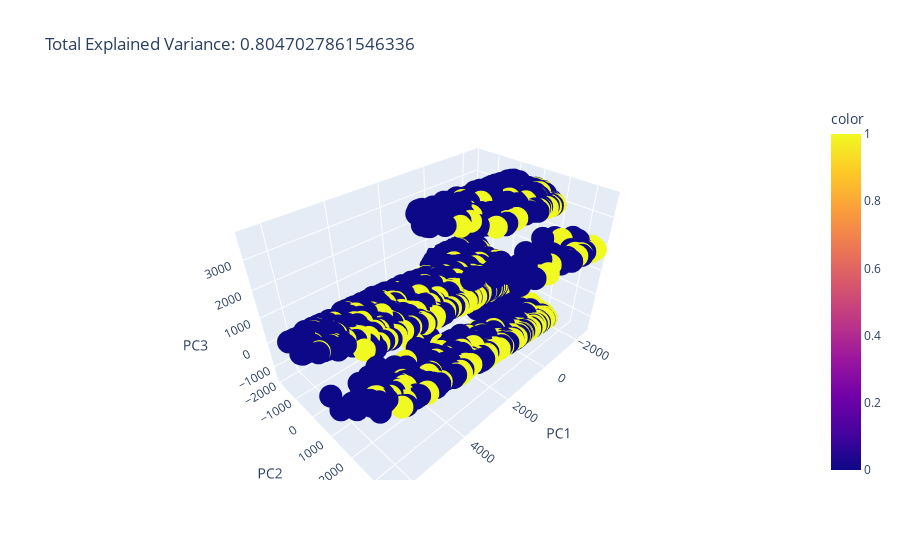

Notebook code for this chart:
### Code cell
pca = PCA(n_components=3)
components = pca.fit_transform(features)
fig = px.scatter_3d(components, x=0, y=1, z=2, color=labels,title=f'Total Explained Variance: {var}',
labels={'0':'PC1', '1':'PC2', '2':'PC3'})
fig.show()

### Figure 1 — Plotly figure (JSON) as saved in the notebook; plotly's stock layout.template omitted (floating-point values rounded to 4 significant figures; data arrays with more than 128 entries replaced by an {"elided": "..."} marker saying what was removed)
{"data": [{"hovertemplate": "PC1=%{x}<br>PC2=%{y}<br>PC3=%{z}<br>color=%{marker.color}<extra></extra>", "legendgroup": "", "marker": {"color": {"elided": "4212 int values"}, "coloraxis": "coloraxis", "symbol": "circle"}, "mode": "markers", "name": "", "scene": "scene", "showlegend": false, "type": "scatter3d", "x": {"elided": "4212 float values"}, "y": {"elided": "4212 float values"}, "z": {"elided": "4212 float values"}}], "layout": {"coloraxis": {"colorbar": {"title": {"text": "color"}}, "colorscale": [[0.0, "#0d0887"], [0.1111, "#46039f"], [0.2222, "#7201a8"], [0.3333, "#9c179e"], [0.4444, "#bd3786"], [0.5556, "#d8576b"], [0.6667, "#ed7953"], [0.7778, "#fb9f3a"], [0.8889, "#fdca26"], [1.0, "#f0f921"]]}, "legend": {"tracegroupgap": 0}, "scene": {"domain": {"x": [0.0, 1.0], "y": [0.0, 1.0]}, "xaxis": {"title": {"text": "PC1"}}, "yaxis": {"title": {"text": "PC2"}}, "zaxis": {"title": {"text": "PC3"}}}, "title": {"text": "Total Explained Variance: 0.8047027861546336"}}}
